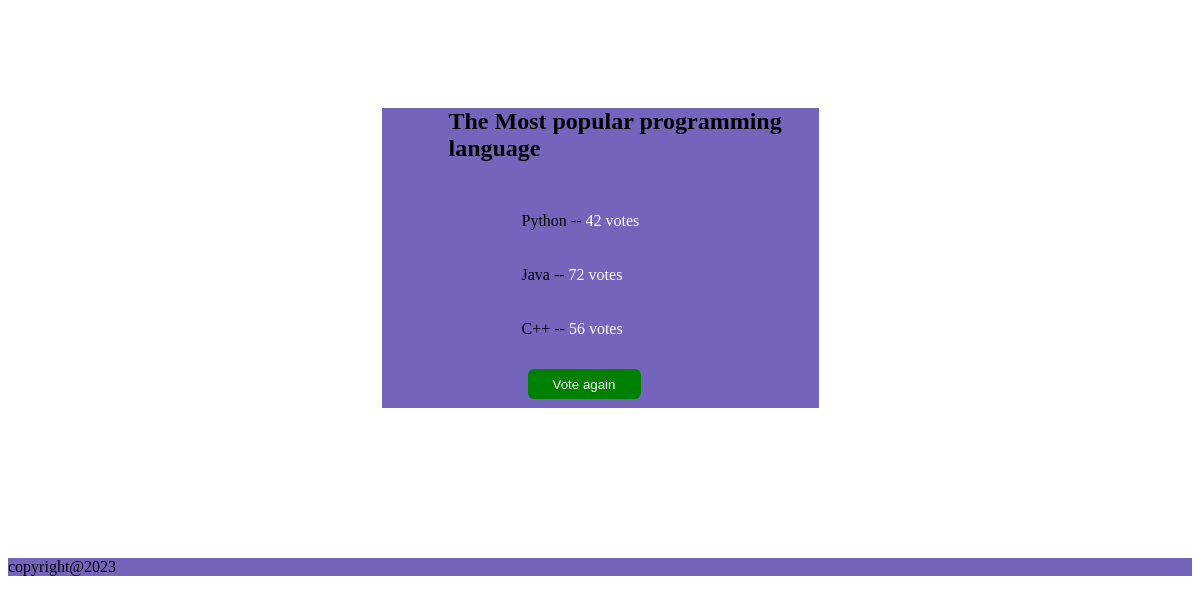
Screenshot of /3/results/ (signed in) with the database file from the repository.
### app1/models.py (models this page shows, shortened)
class Question(models.Model):
    question_text = models.CharField(max_length=200)
    pub_date = models.DateTimeField("date published")

class Choice(models.Model):
    question = models.ForeignKey(Question, on_delete=models.CASCADE)
    choice_text = models.CharField(max_length=200)
    votes = models.IntegerField(default=0)

### app1/views.py (the view)
# urls.py: path("<int:question_id>/results/", views.results, name="results"),
@login_required
def results(request, question_id):
    question = get_object_or_404(Question, id=question_id)
    return render(request, "app1/result.html", {"question": question})

### templates/app1/result.html (shortened to what this page needs)
{% load static %}
<link href="{% static 'css/result.css' %}" rel="stylesheet">
<div class="result" >
        <h2>{{ question.question_text }}</h2>
        <div class="content2">
        <ul>
        {% for choice in question.choice_set.all %}
            <li>{{ choice.choice_text }} -- <span style="color:white;">{{ choice.votes }} vote{{ choice.votes|pluralize }}</span></li><br><br>
        {% endfor %}
        </ul>
        <div class="vote1">
           <a href="{% url 'detail' question.id %}" class="vote2"><button id="vote_button" class="button"
           style="background-color: green;width:113px;height: 30px;border: none;color: white;margin-top:-21px;margin-left:46px;border-radius: 6px;;" >Vote again</button></a>
        </div>
</div>
</div>
<div class="resultfooter" style="background-color:#7464bc;margin-top:150px;">
    <p>copyright@2023</p>
</div>

### static/css/result.css (style rules this page uses)
.result { background-color:#7464bc; width:437px; height:300px; margin:108px auto; }
.result h2 { margin-left:67px !important; }
.content2 { margin-left:100px !important; margin-top:50px; text-decoration:none; }

### templates/app1/result.html (style rules this page uses)
.resultFooter { margin-top:-187px; }
li { list-style:none; }

### rows the page displays
Question: question_text "The Most popular programming language"
Choice: choice_text "Python", votes "42"
Choice: choice_text "Java", votes "72"
Choice: choice_text "C++", votes "56"
